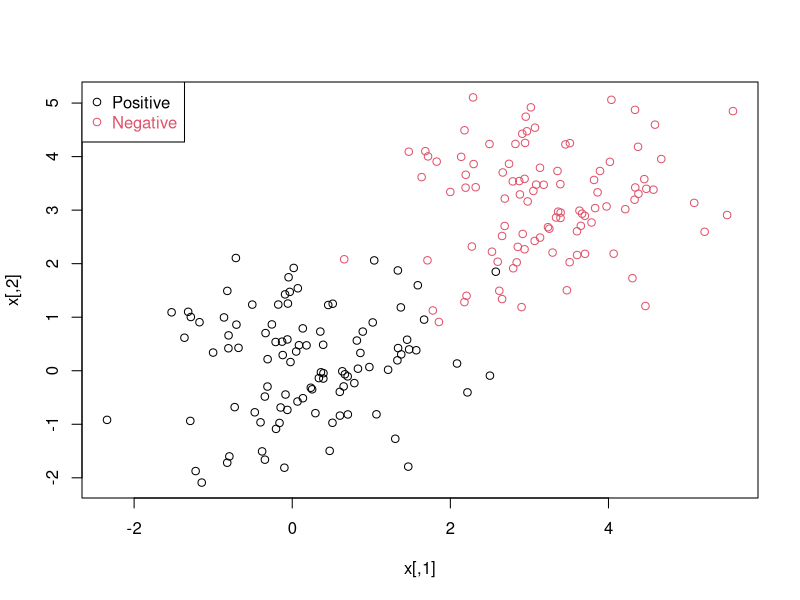
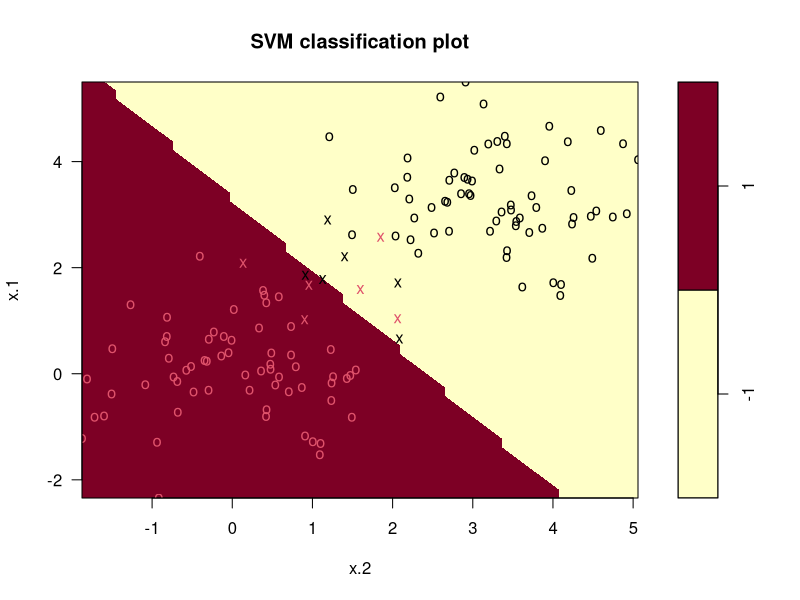

Generate these figures, in order, with R:
#Support Vector Machine (SVM)

#I will generate a toy dataset on which to work on. My goal is to build idfferent SVM models to predict class labels and estimate their test erro rates.

#the toy dataset will contain 200 observations, will include two quantitative variables and one categorical response variable (binary)
set.seed(300) 
x.pos <- matrix(rnorm(100*2,mean=0), nrow = 100, ncol = 2) 
set.seed(300) 
x.neg <- matrix(rnorm(100*2,mean=3), nrow = 100, ncol = 2) 
y <- c(rep(1,100),rep(-1,100)) 
x <- rbind(x.pos,x.neg) 
dat <- data.frame(x = x, y = as.factor(y))
plot(x, col = ifelse(y>0,1,2)) 
legend("topleft",c("Positive","Negative"),col=seq(2),pch=1,text.col=seq(2))

#we need a training set and a test set 
set.seed(400) 
train <- sample(200, 200*0.7) 
dat.train <- dat[train,] 
x.test <- x[-train,] 
y.test <- y[-train]

#train an svm of linear type with cost 1.
library(e1071)
svmfit.train.C1 <- svm(y ~ ., data = dat.train, kernel = "linear", cost = 1, scale = FALSE)
plot(svmfit.train.C1, dat.train)
summary(svmfit.train.C1)

#the summary shows that there are 11 support vectors, 6 from the class of y= -1 and 5 from the class of y = 1
